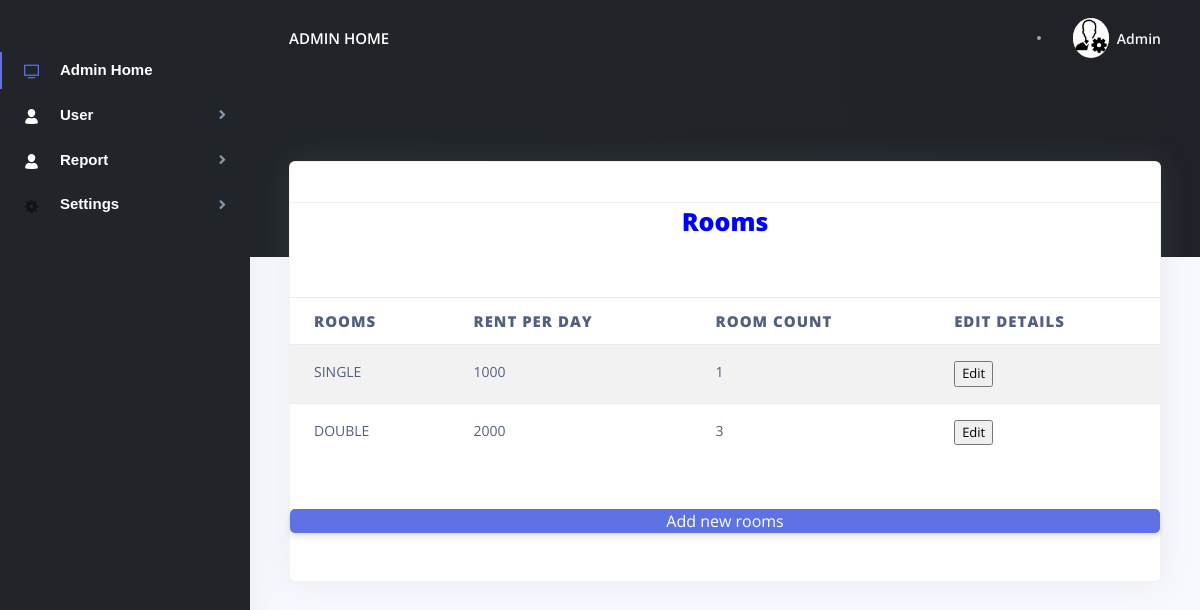
Screenshot of /user/view_state.php (signed in) with the database file from the repository.
### tables this page shows
CREATE TABLE `rooms` (
  `room_id` int(10) NOT NULL,
  `room` varchar(50) NOT NULL,
  `cou` int(100) NOT NULL,
  `roomRent` int(11) NOT NULL,
  `status` int(10) NOT NULL
);

### user/view_state.php (the view, shortened to what this page needs)
<!DOCTYPE html>
<html lang="en">
<head>
    <link href="./assets/js/plugins/nucleo/css/nucleo.css" rel="stylesheet" />
    <link href="./assets/js/plugins/@fortawesome/fontawesome-free/css/all.min.css" rel="stylesheet" />
    <link href="./assets/css/argon-dashboard.css?v=1.1.0" rel="stylesheet" />
</head>
<body class="">
    <nav class="navbar navbar-vertical fixed-left navbar-expand-md navbar-light bg-dark" id="sidenav-main">
        <div class="container-fluid">
            <div class="collapse navbar-collapse" id="sidenav-collapse-main">
                             <ul class="navbar-nav ">
          <li class="nav-item  class=" active" ">
              <a class=" nav-link active " href=" ./index.php"> <i class="ni ni-tv-2 text-primary"></i> <b style="color:white;font-family: Arial, Helvetica, sans-serif;font-size:15px;">Admin Home</b>
            </a>
          </li>
              <li class="nav-item">
            <a class="nav-link " data-target="#PageSubmenu9" data-toggle="collapse">
              <i  class="ni ni-single-02 text-white"></i> <b style="color:white;font-family: Arial, Helvetica, sans-serif;font-size:15px;">User</b>
            </a>
            </li>
            <li class="nav-item">
            <a class="nav-link " data-target="#PageSubmenu99" data-toggle="collapse">
              <i  class="ni ni-single-02 text-white"></i> <b style="color:white;font-family: Arial, Helvetica, sans-serif;font-size:15px;">Report</b>
            </a>
            </li>
             <li class="nav-item">
            <a class="nav-link " href="#PageSubmenu0" data-toggle="collapse">
                <i class="ni ni-settings-gear-65"></i><b style="color:white;font-family: Arial, Helvetica, sans-serif;font-size:15px;">Settings</b>
            </a>
            </li>
        </ul>
            </div>
        </div>
    </nav>
    <div class="main-content">
        <nav class="navbar navbar-top navbar-expand-md navbar-dark" id="navbar-main">
            <div class="container-fluid">
                <a class="h4 mb-0 text-white text-uppercase d-none d-lg-inline-block" href="./index.php">Admin Home</a>
                <form class="navbar-search navbar-search-dark form-inline mr-3 d-none d-md-flex ml-lg-auto">
                    <div class="form-group mb-0">
                        <div class="input-group input-group-alternative">
                        </div>
                    </div>
                </form>
                <ul class="navbar-nav align-items-center d-none d-md-flex">
                    <li class="nav-item dropdown">
                        <a class="nav-link pr-0" href="#" role="button" data-toggle="dropdown" aria-haspopup="true" aria-expanded="false">
                            <div class="media align-items-center">
                                <span class="avatar avatar-sm rounded-circle">
                                    <img alt="Image placeholder" src="./assets/img/brand/admin.png">
                                </span>
                                <div class="media-body ml-2 d-none d-lg-block">
                                    <span class="mb-0 text-sm  font-weight-bold">Admin</span>
                                </div>
                            </div>
                        </a>
                    </li>
                </ul>
            </div>
        </nav>
        <div class="header bg-gradient-dark pb-8 pt-5 pt-md-8">
            <div class="container-fluid">
                <div class="header-body">
                    <div class="row">
                        <div class="col-xl-3 col-lg-6">
                        </div>
                        <div class="col-xl-3 col-lg-6">
                        </div>
                        <div class="col-xl-3 col-lg-6">
                        </div>
                        <div class="col-xl-3 col-lg-6">
                        </div>
                    </div>
                </div>
            </div>
        </div>
        <div class="container-fluid mt--7">
            <div class="row">
                <div class="col-xl-12 mb-2 mb-xl-0">
                    <div class="card shadow">
                        <div class="card-header bg-transparent">
                        </div>
                        <?php
                            include "dbcontroller.php";
                            $sql="select * from rooms where status=1";
                            $exe=mysqli_query($con,$sql);
                        ?>
                        <center><h2 style="color:blue"><b style="font-size:25px;"> Rooms</b></h2></center>
                            <br><br>
                            <table class="table table-striped">
                                <thead>
                                    <tr>
                                        <th  style="font-size:15px;"><b>Rooms</b></th>
                                        <th  style="font-size:15px;"><b>Rent per day</b></th>
                                         <th  style="font-size:15px;"><b>Room Count</b></th>
                                        <th  style="font-size:15px;"><b>Edit Details</b></th>
                                    </tr>
                                </thead>
                                <tbody>
                                    <?php
                                        while($fetch=mysqli_fetch_array($exe)) {
                                    ?>
                                    <tr>
                                        <td style="font-size:14px;"><?php echo $fetch['room']?></td>
                                        <td style="font-size:14px;"><?php echo $fetch['roomRent']?></td>
                                        <td style="font-size:14px;"><?php echo $fetch['cou']?></td>
                                        <td>
                                            <form method="POST" action="./editRoom.php">
                                                <input type="submit" value="Edit" name="editRoomDetails" id="editRoomDetails">
                                            </form>
                                        </td>
                                    </tr>
                                    <?php
                                        }
                                    ?>
                                </tbody>
                            </table>
                            <br><br>
                            <span class="btn-primary" style="border-radius:5px; align-content:center;width: auto"><center><a href="state_add.php" style="color:white;">&nbsp;&nbsp;Add new rooms&nbsp;&nbsp;</a></center></span>
                            <br><br>
                    </div>
                </div>
            </div>
        </div>
    </div>
</body>
</html>

### rows the page displays
rooms: room "SINGLE", roomRent "1000", cou "1"
rooms: room "DOUBLE", roomRent "2000", cou "3"
